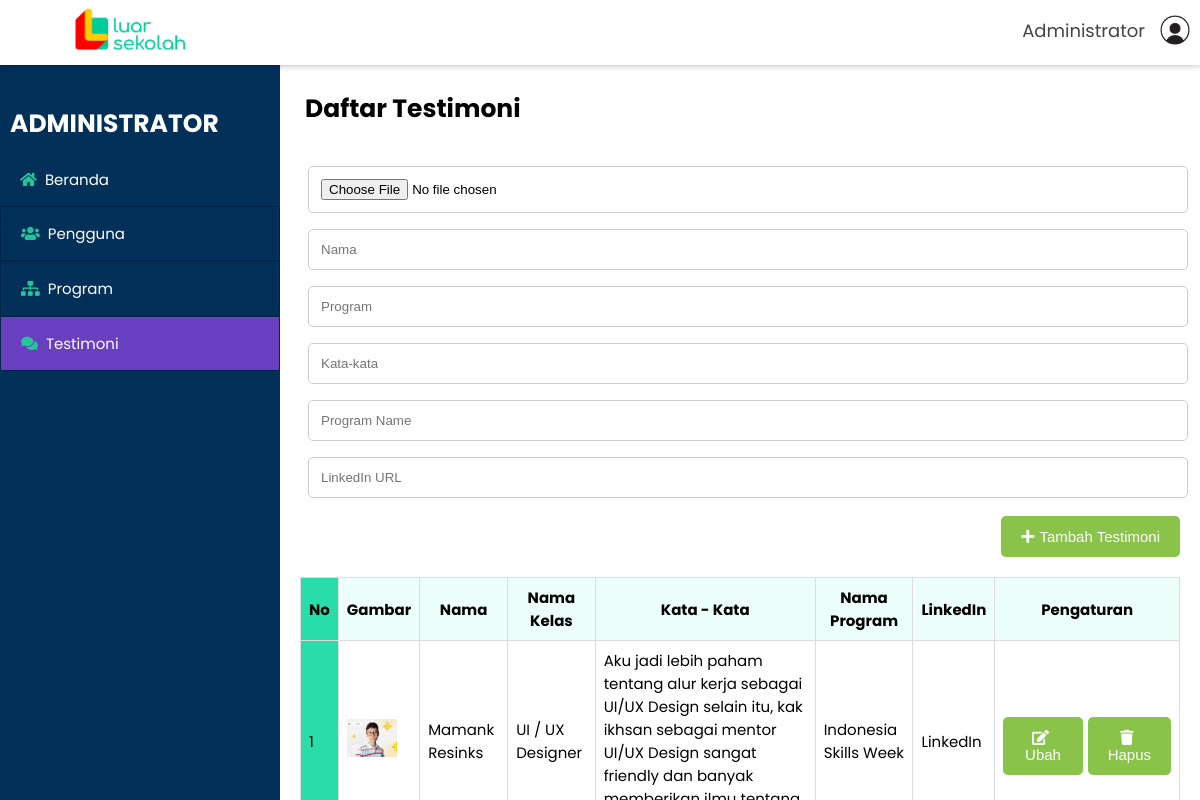
The app's page /pages/admin/testimonial_control.php with its own data.
### tables this page shows
CREATE TABLE `testimonial` (
  `id` int NOT NULL,
  `image` varchar(255) NOT NULL,
  `name` char(30) NOT NULL,
  `course_name` char(255) NOT NULL,
  `review` varchar(255) NOT NULL,
  `program_name` char(100) NOT NULL,
  `linkedin` varchar(255) NOT NULL
);

### src/config/config.php (called while the page is built, shortened)
<?php
$connect = mysqli_connect("localhost", "root", "", "db_production");
function readAllTestimonial()
{
    global $connect;
    $result = mysqli_query($connect, "SELECT * FROM testimonial");
    $rows = [];
    while ($row = mysqli_fetch_assoc($result)) {
        $rows[] = $row;
    }
    return $rows;
}

### pages/admin/testimonial_control.php (the view, shortened to what this page needs)
<?php
require "../../src/config/config.php";
include '../../components/sidebar.php';
$testimonials = readAllTestimonial();
?>
<!DOCTYPE html>
<html lang="en">
<head>
    <link rel="stylesheet" href="../../src/css/dashboard.css">
    <link rel="stylesheet" href="https://cdnjs.cloudflare.com/ajax/libs/font-awesome/5.15.4/css/all.min.css">
    <link rel="stylesheet" href="https://cdnjs.cloudflare.com/ajax/libs/toastr.js/latest/toastr.min.css">
</head>
<body>
    <div class="container">
        <?php include '../../components/header.php'; ?>
        <main class="main">
            <?php renderSidebar('testimoni'); ?>
            <section class="page-content">
                <article class="board">
                    <p>Daftar Testimoni</p>
                    <form action="" method="POST" enctype="multipart/form-data">
                        <input type="file" name="image" accept="image/*" required>
                        <input type="text" name="name" placeholder="Nama" required>
                        <input type="text" name="course_name" placeholder="Program" required>
                        <input type="text" name="review" placeholder="Kata-kata" required>
                        <input type="text" name="program_name" placeholder="Program Name" required>
                        <input type="text" name="linkedin" placeholder="LinkedIn URL" required>
                        <section class="create-client">
                            <button type="submit" name="create"><i class="fas fa-plus"></i>Tambah Testimoni</button>
                        </section>
                    </form>
                    <div class="table-container">
                        <div class="table-horizontal-container">
                            <table class="unfixed-table">
                                <thead>
                                    <tr>
                                        <th>No</th>
                                        <th>Gambar</th>
                                        <th>Nama</th>
                                        <th>Nama Kelas</th>
                                        <th>Kata - Kata</th>
                                        <th>Nama Program</th>
                                        <th>LinkedIn</th>
                                        <th>Pengaturan</th>
                                    </tr>
                                </thead>
                                <tbody>
                                    <?php if (empty($testimonials)) : ?>
                                        <tr class="empty-row">
                                            <td colspan="8">Belum ada testimonial yang dibuat</td>
                                        </tr>
                                    <?php else : ?>
                                        <?php foreach ($testimonials as $testimonial): ?>
                                            <tr>
                                                <td><?= $testimonial['id']; ?></td>
                                                <td><img src="profile/<?= $testimonial['image']; ?>" alt="Image" width="50"></td>
                                                <td><?= $testimonial['name']; ?></td>
                                                <td><?= $testimonial['course_name']; ?></td>
                                                <td><?= $testimonial['review']; ?></td>
                                                <td><?= $testimonial['program_name']; ?></td>
                                                <td><a href="<?= $testimonial['linkedin']; ?>" target="_blank">LinkedIn</a></td>
                                                <td>
                                                    <section class="control-client">
                                                        <button type="button" onclick="openEditModal(<?= htmlspecialchars(json_encode($testimonial)); ?>)">
                                                            <i class="fas fa-edit"></i>Ubah
                                                        </button>
                                                        <form action="" method="POST" style="display: inline;">
                                                            <button type="submit" name="delete" onclick="return confirm('Yakin ingin menghapus?');">
                                                                <i class="fas fa-trash"></i>Hapus
                                                            </button>
                                                        </form>
                                                    </section>
                                                </td>
                                            </tr>
                                        <?php endforeach; ?>
                                    <?php endif; ?>
                                </tbody>
                            </table>
                        </div>
                    </div>
                </article>
            </section>
        </main>
    </div>
</body>
</html>

### components/header.php
<header>
    <nav class="header-nav">
        <div class="logo">
            <a href="index.html" class="active nav-item">
                <img src="../../assets/img/luarsekolah-logo.png" alt="Logo" />
            </a>
        </div>
        <div class="user" id="user">
            <a href="#" class="user-link">Administrator</a>
            <div class="user-img-wrapper">
                <img src="../../assets/img/user.png" alt="Icon" />
            </div>
        </div>
    </nav>
</header>

### components/sidebar.php
<?php
function renderSidebar($activeMenu)
{
    $menuItems = [
        'dashboard' => ['href' => 'dashboard.php', 'icon' => 'fas fa-home', 'label' => 'Beranda'],
        'pengguna' => ['href' => 'users_control.php', 'icon' => 'fas fa-users', 'label' => 'Pengguna'],
        'program' => ['href' => 'course_control.php', 'icon' => 'fas fa-sitemap', 'label' => 'Program'],
        'testimoni' => ['href' => 'testimonial_control.php', 'icon' => 'fas fa-comments', 'label' => 'Testimoni'],
    ];
?>
    <section class="sidebar">
        <h3>Administrator</h3>
        <ul class="menu">
            <?php foreach ($menuItems as $key => $item): ?>
                <li>
                    <a href="<?= $item['href'] ?>" class="<?= $activeMenu === $key ? 'active' : '' ?>">
                        <i class="<?= $item['icon'] ?>"></i>
                        <span><?= $item['label'] ?></span>
                    </a>
                </li>
            <?php endforeach; ?>
        </ul>
    </section>
<?php
}
?>

### src/css/dashboard.css (style rules this page uses)
:root { box-sizing: border-box; font-size: 0.625rem; font-family: "Poppins", sans-serif; --sidebar-bgColor: #023059; --sidebar-bgColor-hover: #683fbf; --sidebar-txtColor: #ffff; --sidebar-headingColor: #7889a4; --page-content-bgColor: #f0f1f6; --page-content-txtColor: #171616; --page-content-blockColor: #fff; --icon-color: #24c699; --white: #fff; --black: #333; --blue: #00b9eb; --red: #b1160e; --pink: #f279c8; --purple: #8a33fe; --cyan: #5bb7ea; --ash: #f6b166; --deep-blue: #023059; }
*, *::before, *::after { margin: 0; padding: 0; box-sizing: inherit; outline: none; }
ul { list-style: none; }
a, button { color: inherit; }
a { text-decoration: none; }
button { background: none; }
input { -webkit-appearance: none; appearance: none; }
body { background-color: #f0f8fd; }
button:not(:disabled), [type="button"]:not(:disabled), [type="reset"]:not(:disabled), [type="submit"]:not(:disabled) { cursor: pointer; }
.container { height: 100vh; width: 100vw; }
.header-nav { position: relative; width: 100%; height: 6.5rem; background-color: #fff; display: flex; justify-content: center; box-shadow: 0 0 0.7rem rgba(0, 0, 0, 0.3); transition: 0.5s all ease-in-out; }
.header-nav .logo { position: absolute; left: 7.5rem; margin-top: 5px; }
.header-nav .logo img { width: 120px; }
.header-nav .nav-item { transition: 0.5s all ease-in-out; }
.header-nav .user { position: absolute; right: 0.5rem; top: 1rem; display: flex; align-items: center; cursor: pointer; }
.header-nav .user-img-wrapper { width: 4rem; height: 4rem; }
.header-nav .user-img-wrapper img { width: 100%; height: 100%; object-fit: contain; border-radius: 50%; }
.header-nav .user-link { margin: 0 1rem; text-decoration: none; font-size: 1.8rem; color: #444444; }
.main { display: grid; grid-template-columns: 28rem 2fr; height: calc(100vh - 6.5rem); transition: 0.5s all ease-in-out; overflow: hidden; }
.sidebar { grid-column: 1 / 2; height: 100vh; overflow: auto; color: var(--sidebar-txtColor); background: var(--sidebar-bgColor); }
.sidebar>h3 { margin-top: 3rem; font-size: 2.5rem; padding: 1rem; text-transform: uppercase; }
.sidebar .menu { display: flex; flex-direction: column; flex-grow: 1; }
.sidebar .menu li:last-child { margin-top: auto; margin-bottom: 1.5rem; }
.sidebar .menu li>* { width: 100%; padding: 1.5rem 2rem; }
.sidebar .menu li:not(:first-child) { border: 0.125rem solid #002549; }
.sidebar .menu li a { font-size: 1.5rem; }
.sidebar .menu i { color: var(--icon-color); margin-right: 0.8rem; }
.sidebar .menu a, .sidebar .menu button { display: flex; align-items: center; font-size: 0.9rem; }
.sidebar .menu a.active { background: var(--sidebar-bgColor-hover); color: var(--white); outline: none; }
.page-content { grid-column: 2 / -1; overflow: hidden; }
.page-content .board p { font-size: 2.5rem; padding: 0.5rem; font-weight: bold; }
button { padding: 1.2rem 2rem; font-size: 1.5rem; border: none; }
.page-content .board { background: var(--white); border-radius: 0.5rem; max-height: 100%; overflow: auto; padding: 2rem; }
.board>p { font-size: 1.5rem; margin-bottom: 2.5rem; }
.create-client { display: flex; margin-top: 1rem; }
.create-client button { margin-left: auto; background: #89c34a; border-radius: 0.5rem; color: var(--white); }
.create-client button i { margin-right: 0.5rem; }
.control-client { display: flex; margin-top: 1rem; gap: 0.5rem; justify-content: flex-end; }
.control-client button { background: #89c34a; border-radius: 0.5rem; color: var(--white); }
.control-client button i { margin-right: 0.5rem; }
input, select, textarea { width: 100%; padding: 1.2rem; border: 0.1rem solid #ccc; border-radius: 0.5rem; resize: vertical; margin: 8px; }
table { border-collapse: collapse; width: 100%; table-layout: auto; }
td, th { border: 1px solid #ddd; padding: 8px; background: white; box-sizing: border-box; text-align: left; font-size: 1.5rem; }
.table-container { margin-top: 20px; position: relative; }
thead th { position: sticky; top: -20px; z-index: 2; background: #ecfffa; text-align: center; }
thead th:first-child { left: 0; z-index: 3; }
tr> :first-child { position: -webkit-sticky; position: sticky; background-color: #28ddaa; }

### records on screen
testimonial: id "1", image (picture), name "Mamank Resinks", course_name "UI / UX Designer", review "Aku jadi lebih paham tentang alur kerja sebagai UI/UX Design selain itu, kak ikhsan sebagai mentor UI/UX Design sangat friendly dan banyak…", program_name "Indonesia Skills Week"

### other values on screen
$item['label'] "Beranda"
$item['label'] "Pengguna"
$item['label'] "Program"
$item['label'] "Testimoni"
